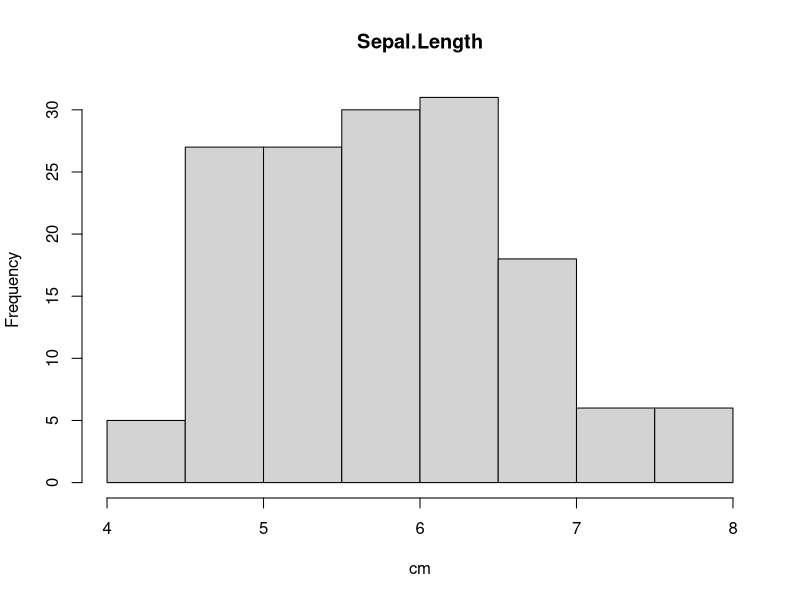
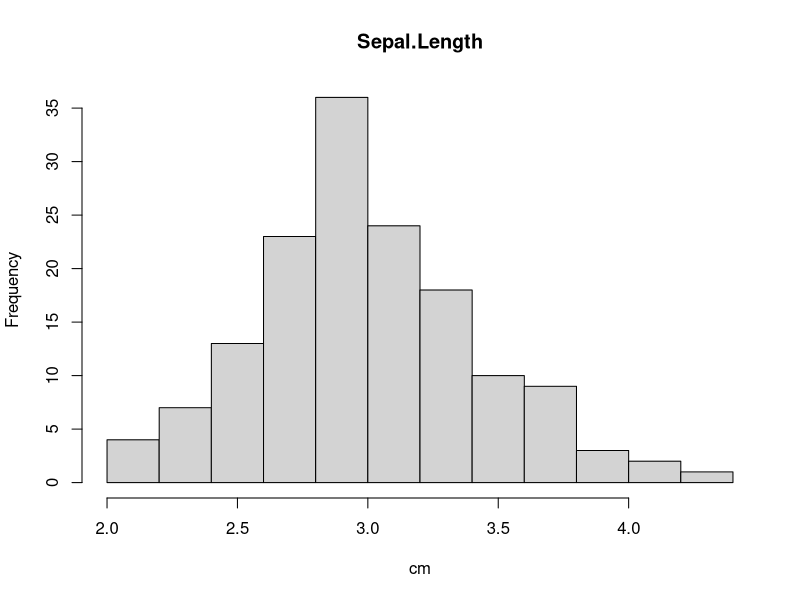
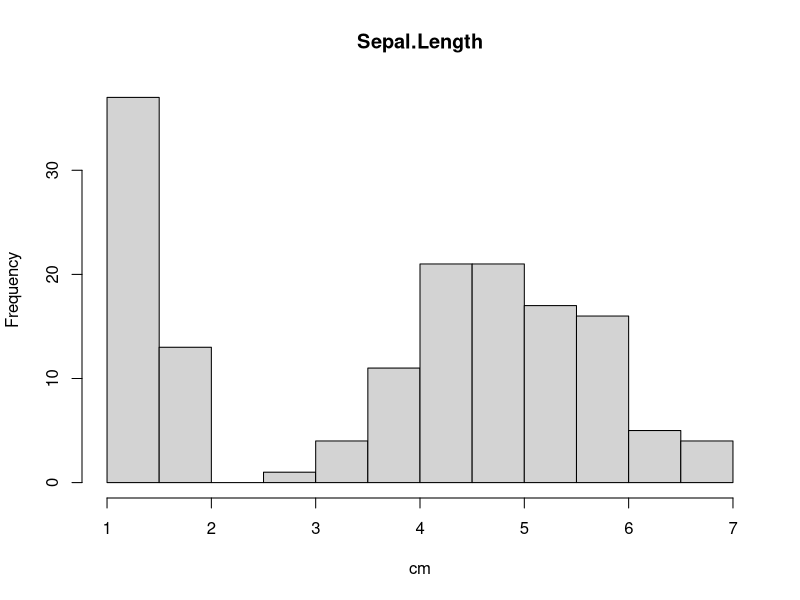

These figures' R source, in order:
data("iris")
iris

iris <- data.frame(iris)
head(iris)

hist(
  x = iris$Sepal.Length,
  main = "Sepal.Length",
  xlab = "cm")

hist(
  x = iris$Sepal.Width,
  main = "Sepal.Length",
  xlab = "cm")

hist(
  x = iris$Petal.Length,
  main = "Sepal.Length",
  xlab = "cm")
